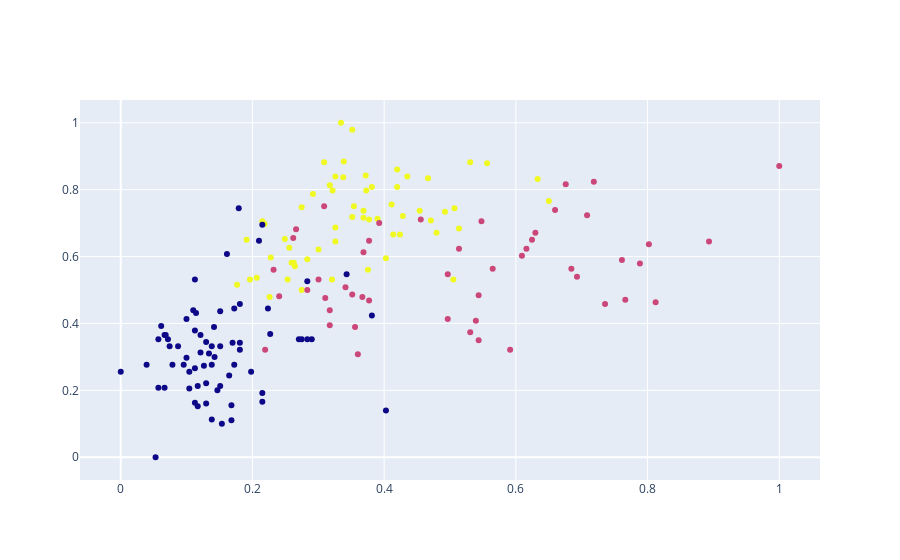

Write notebook code for a chart like this one.
### Code cell
fig = go.Figure()
fig.add_trace(go.Scatter(x=df['Intensidade_de_cor'],
                         y = df['Alcool'], mode = 'markers',                      
                          marker = dict(color = agrupador.labels_.astype(np.float)),
                        text = labels))

fig.show()

### Figure 1 — Plotly figure (JSON) as saved in the notebook; plotly's stock layout.template omitted (floating-point values rounded to 4 significant figures; data arrays with more than 128 entries replaced by an {"elided": "..."} marker saying what was removed)
{"data": [{"marker": {"color": {"elided": "178 int values"}}, "mode": "markers", "text": {"elided": "178 int values"}, "type": "scatter", "x": {"elided": "178 float values"}, "y": {"elided": "178 float values"}}], "layout": {}}
